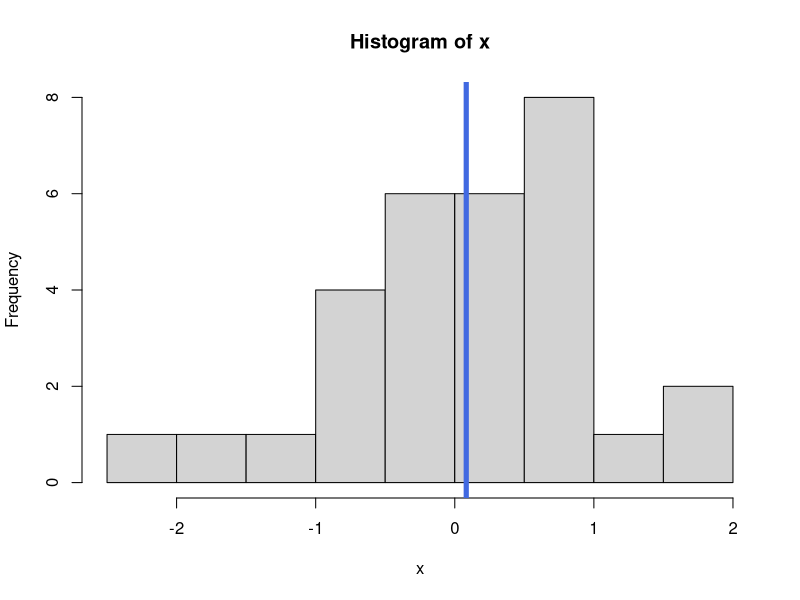
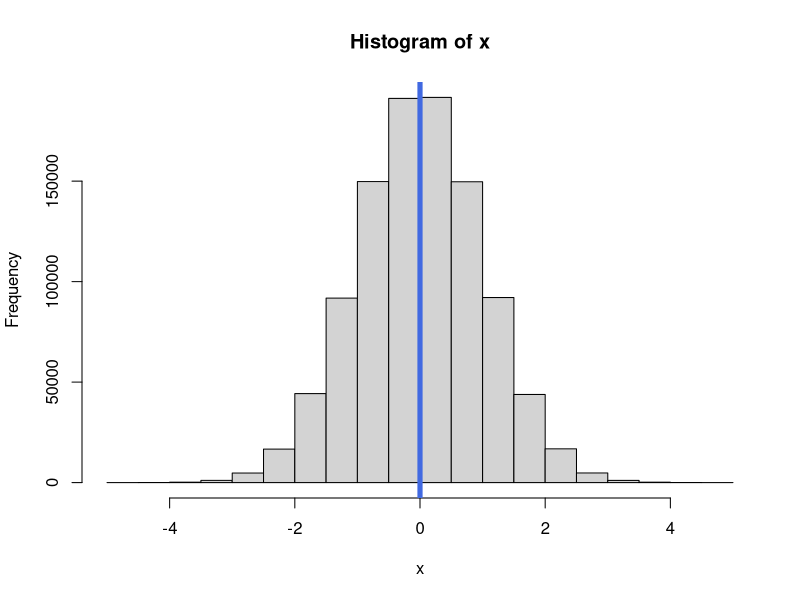

Write R code to recreate these figures, in order.
#* PlotRandom_Histogram.R 
#* 
#* Author: Chris Reynolds
#* 
#* Purpose: A function that will
#*  generate a random sample of 
#*  normal observations and plot
#*  a histogram of the data. 
#*  
#*  Inputs: 
#*    num_pts = the number of observations to generate
#*    mu= the theoretical mean of the NORMAL
#*    sigma= the theoretical sd of NORMAL
#*    seed= a random number generation seed, 
#*    to ensure reproducible
#* 
#*  Outputs : 
#*    A plot of the histogram is provided,
#*    A list with he following elements
#*    Random_values = vector with the generated random values
#*    Mean_random_Values= corresponding sample mean
#*    SD_random_values = SD corresponding values 
#*    
#* 
#* 
plotRandom_Histogram <- function(num_pts=30, mu=0, sigma=1, seed=NULL, meanColor= "royalblue") {
  set.seed(seed)
  x <- rnorm( n=num_pts, mean=mu, sd=sigma)
  mean_x <- mean(x)
  hist(x)
  abline(v=mean_x,col=meanColor,lwd=5)
  ### Last line of code in function is output
  list(RandomValue = x,
       mean_random_value = mean_x,
       SD_random_Values = sd(x))
  }
plotRandom_Histogram(seed=1)
plotRandom_Histogram(seed=1, num_pts = 1000000)
